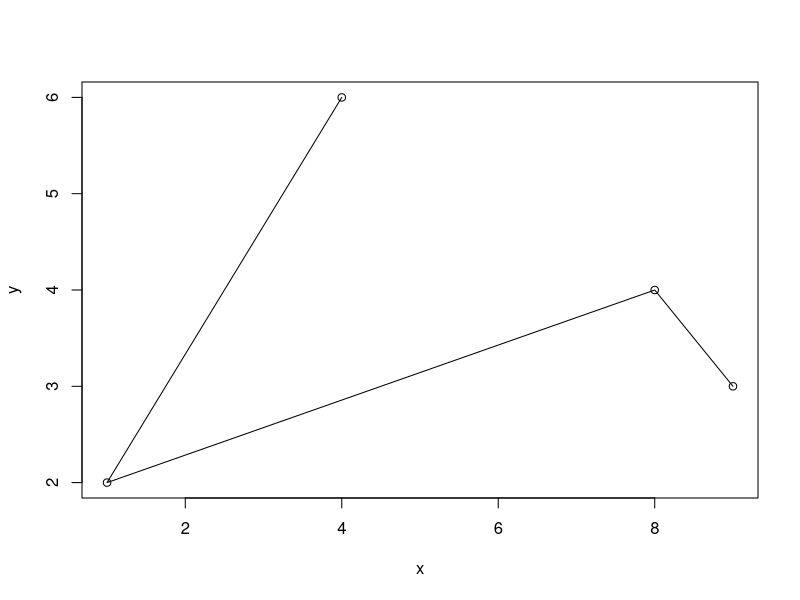
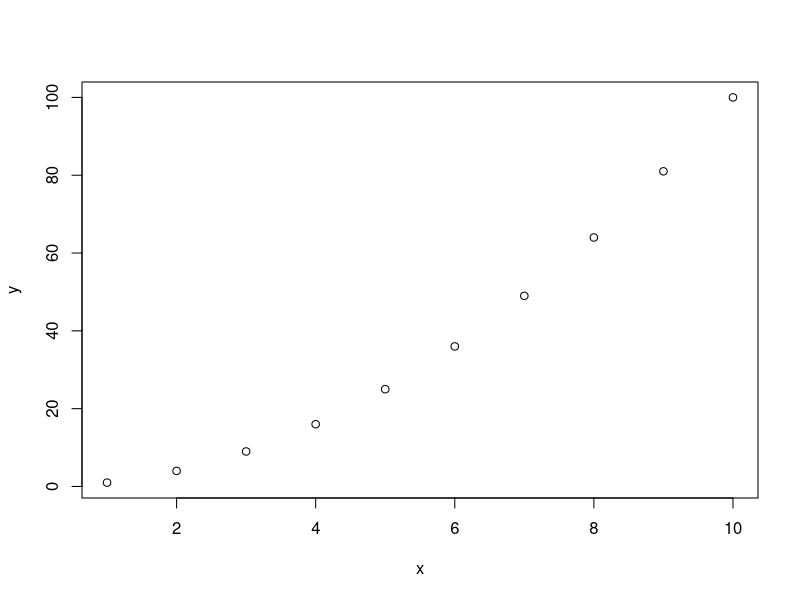
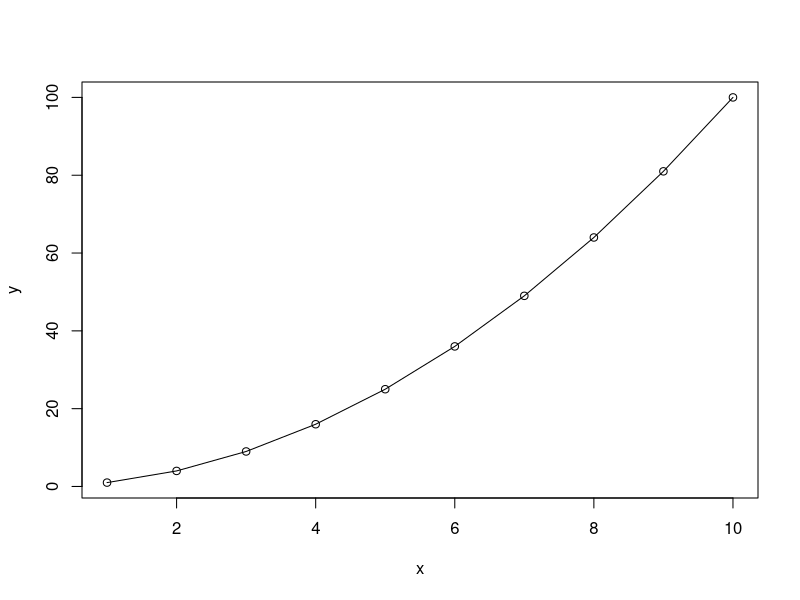
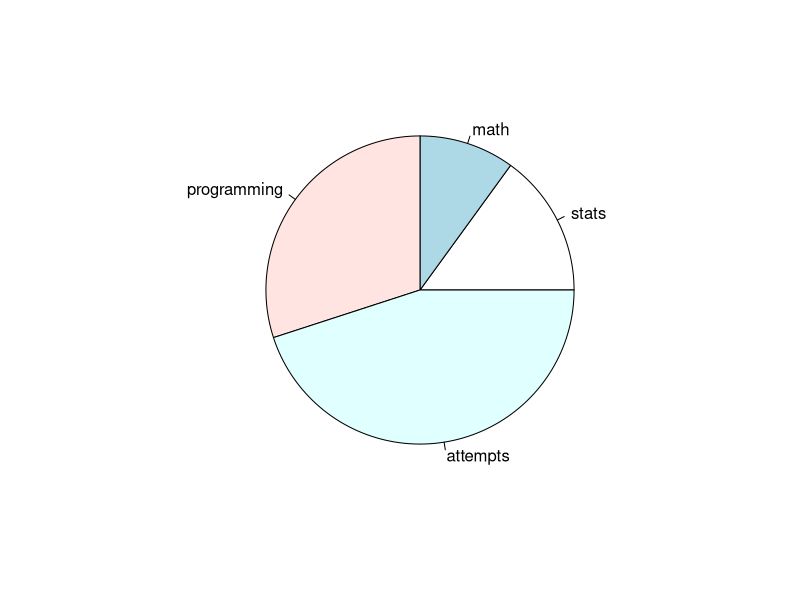
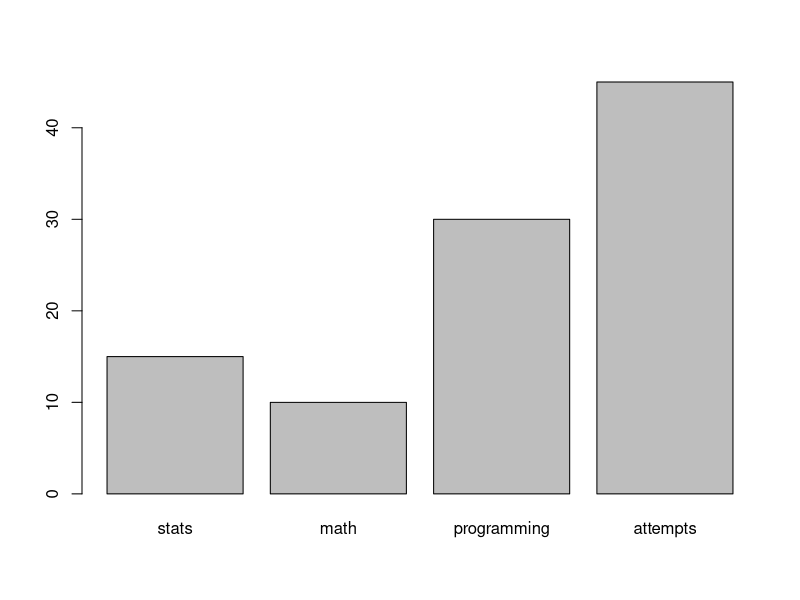
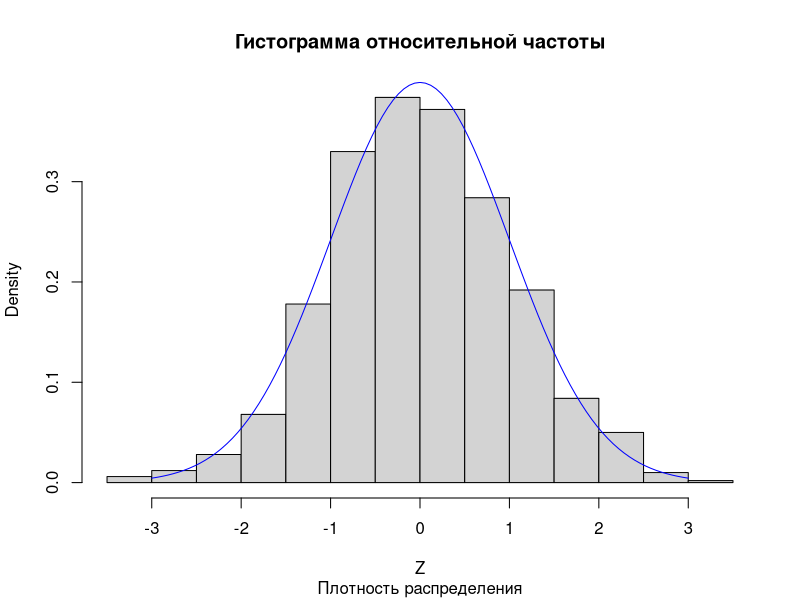

These charts were generated, in order, by the following R code: (Note: this script raises an error after producing the figures.)
1234+4567

29-45

325/25

56*12

11*11

111*111

1111111*1111111

options(digits=14)

options(width=40)
5:32

1:10

(1:10)+3

(1:10)-3

(1:10)*3

(1:10)^2

(1:10)^3

3:4

31 %% 7

31 %/% 7

7*4 + 3

x <-c(4, 1, 8, 9)
y <-c(6, 2, 4, 3)

plot(x,y);
lines(x, y)

x <- 1:10; y <- x^2;
plot(x,y)

plot(x,y);
lines(x,y)

learn <-c("stats" = 15, "math"= 10,"programming" = 30, "attempts" = 45)
pie(learn)

barplot(learn)

Z <- rnorm(1000)# 1000 standard normal random variates
hist(Z, prob = TRUE, main = "Гистограмма относительной частоты",
     sub = "Плотность распределения")
curve(dnorm(x), from = -3, to = 3, add = TRUE, col = "blue")

#---------
11111111*11111111
11111111*1111111?.
#Error in `?`(11111111 * 1111111, .) : 
#нет документации на тип ‘12345677654321’ и раздел ‘.’ (или ошибка в обработке помощи)
#Ошибка в постановке вопросительного знака и точки

a <- c(3,7,12,15,20)
b <- c(2,5,8,11,15)
S <- a*b

plot(a,S);
lines(a,S)

plot(b,S);
lines(b,S)

plot(a,b)

vasya <- c("Математика" = 40, "Английский"=40, "Физическая культура"=10, "Программирование"=150)
pie(vasya)

drinks <- rnorm(5, mean = 450, sd = 4)
drinks

drinks > 455

drinks <- rnorm(10000, mean = 450, sd = 4)
spent <- sum(drinks>455)
spent
#1014/10000 ~ 10%